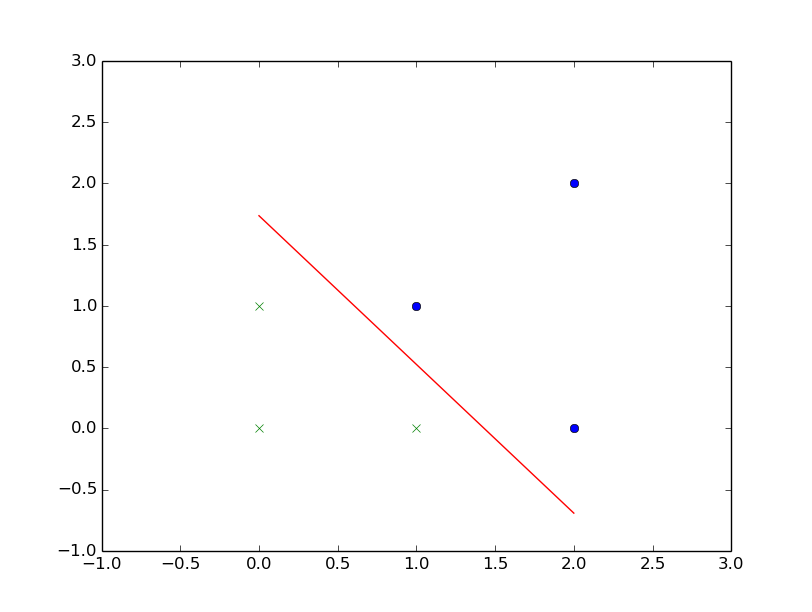

The Python source for this figure:
# coding:utf-8

from __future__ import division
import numpy as np
import matplotlib.pyplot as plt

class perceptron(object):
    def __init__(self, X, y):
        self.X = np.concatenate((np.ones((X.shape[0], 1)), X), axis=1)
        self.y = y
        self.w = np.random.rand(self.X.shape[1])

    def train(self):
        N = X.shape[0]
        cnt = 0
        i = 0
        while cnt < N:
            temp = np.dot(self.w, self.X[i]) * self.y[i]
            if temp <= 0:
                self.w += self.X[i]*self.y[i]
                cnt = 0
            else:
                cnt += 1
            i = (i+1)%N

    def plot(self):
        idx_1 = (self.y==1)
        x1_1 = self.X[idx_1, 1]
        x2_1 = self.X[idx_1, 2]

        idx_2 = (self.y==-1)
        x1_2 = self.X[idx_2, 1]
        x2_2 = self.X[idx_2, 2]

        plt.axis([-1, 3, -1, 3])

        plt.plot(x1_1, x2_1, 'o')
        plt.plot(x1_2, x2_2, 'x')

        plane_x = np.array([np.min(self.X[:, 1]), np.max(self.X[:, 1])])
        plane_y = (-self.w[0]-self.w[1]*plane_x)/self.w[2]
        plt.plot(plane_x, plane_y)

        plt.show()

if __name__ == '__main__':
    X = [[1,1],
        [2,2],
        [2,0],
        [0,0],
        [1,0],
        [0,1]]
    y = [1,1,1,-1,-1,-1]
    X = np.array(X).astype(float)
    y = np.array(y)

    model = perceptron(X, y)
    model.train()
    model.plot()
    print model.w
